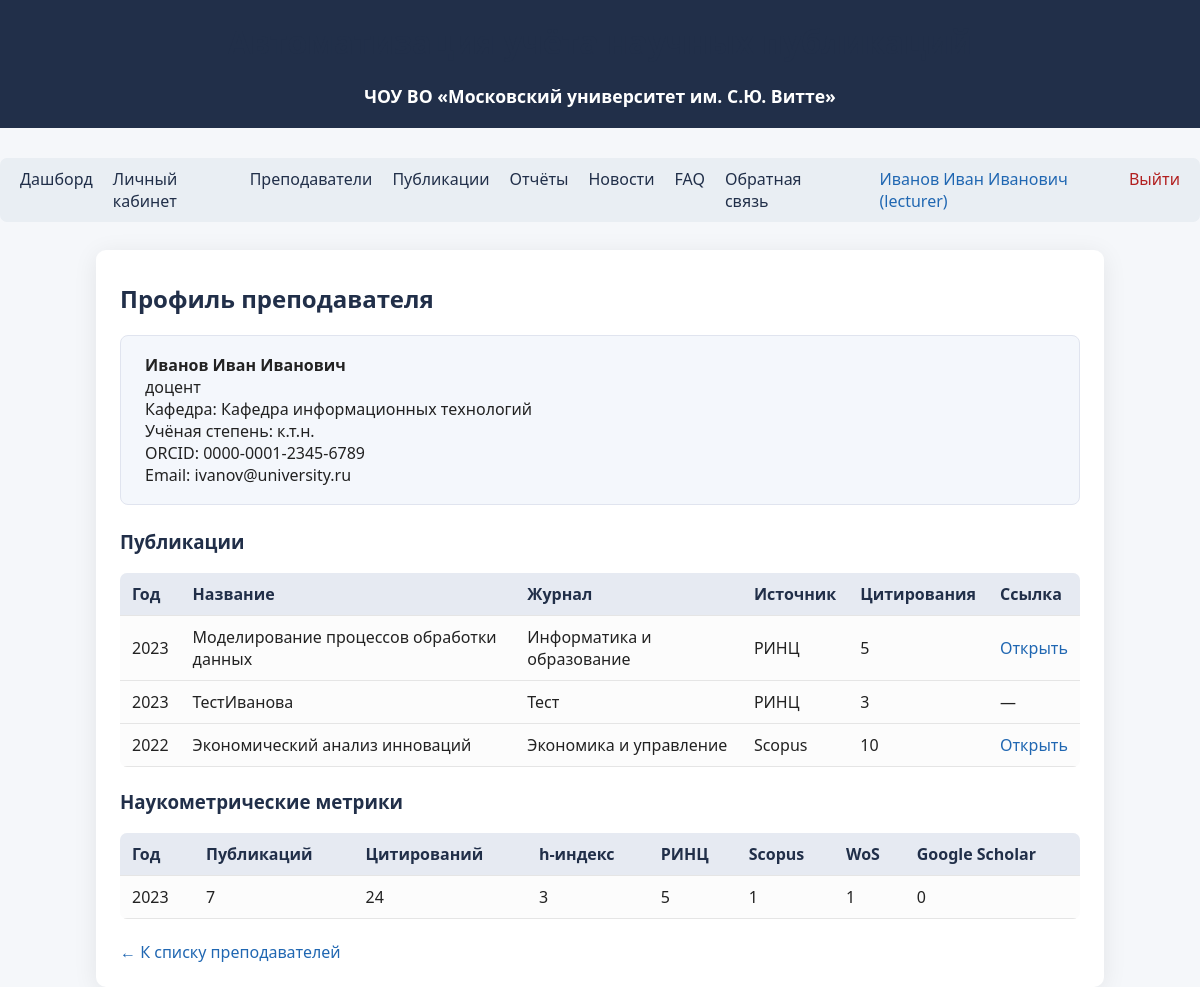
The app's page /lecturer/1 (signed in) with its own data.
### tables this page shows
CREATE TABLE users (
            id INTEGER PRIMARY KEY AUTOINCREMENT,
            fio TEXT,
            email TEXT UNIQUE,
            password TEXT,
            role TEXT,
            lecturer_id INTEGER
        );

CREATE TABLE lecturers (
            id INTEGER PRIMARY KEY AUTOINCREMENT,
            fio TEXT,
            position TEXT,
            department TEXT,
            academic_degree TEXT,
            orcid TEXT,
            email TEXT
        );

CREATE TABLE publications (
            id INTEGER PRIMARY KEY AUTOINCREMENT,
            title TEXT,
            year INTEGER,
            journal TEXT,
            source TEXT,
            link TEXT,
            citations INTEGER,
            doi TEXT,
            file_path TEXT,
            status TEXT DEFAULT 'new',
            review_comment TEXT,
            revision_deadline TEXT,
            reviewer_id INTEGER
        );

CREATE TABLE metrics (
            id INTEGER PRIMARY KEY AUTOINCREMENT,
            lecturer_id INTEGER,
            year INTEGER,
            total_publications INTEGER,
            total_citations INTEGER,
            h_index INTEGER,
            rinz INTEGER,
            scopus INTEGER,
            wos INTEGER,
            gs INTEGER,
            FOREIGN KEY(lecturer_id) REFERENCES lecturers(id)
        );

### app/routes.py (the view)
@bp.route('/lecturer/<int:lecturer_id>')
def lecturer_profile(lecturer_id):
    lecturer = get_lecturer_by_id(lecturer_id)
    pubs = get_publications_by_lecturer(lecturer_id)
    metrics = get_metrics_by_lecturer(lecturer_id)
    return render_template('lecturer_profile.html', lecturer=lecturer, pubs=pubs, metrics=metrics)

### app/models.py (called while the page is built)
def get_db():
    db = getattr(g, '_database', None)
    if db is None:
        db = g._database = sqlite3.connect(DATABASE)
        db.row_factory = sqlite3.Row
    return db

def get_user_by_id(user_id):
    db = get_db()
    user = db.execute(
        "SELECT * FROM users WHERE id = ?", (user_id,)
    ).fetchone()
    return user

def get_lecturer_by_id(lecturer_id):
    db = get_db()
    return db.execute(
        "SELECT * FROM lecturers WHERE id = ?", (lecturer_id,)
    ).fetchone()

def get_publications_by_lecturer(lecturer_id):
    db = get_db()
    pubs = db.execute(
        "SELECT p.* FROM publications p "
        "JOIN lecturer_publications lp ON p.id = lp.publication_id "
        "WHERE lp.lecturer_id = ? ORDER BY p.year DESC",
        (lecturer_id,)
    ).fetchall()
    return pubs

def get_metrics_by_lecturer(lecturer_id):
    db = get_db()
    return db.execute(
        "SELECT * FROM metrics WHERE lecturer_id = ? ORDER BY year DESC",
        (lecturer_id,)
    ).fetchall()

### app/routes.py (called while the page is built)
@bp.before_app_request
def load_logged_in_user():
    user_id = session.get('user_id')
    g.user = get_user_by_id(user_id) if user_id else None

### app/templates/lecturer_profile.html (shortened to what this page needs)
{% extends "base.html" %}
{% block content %}
<h2>Профиль преподавателя</h2>
<div class="profile-card">
    <b>{{ lecturer['fio'] }}</b><br>
    <span>{{ lecturer['position'] }}</span><br>
    <span>Кафедра: {{ lecturer['department'] }}</span><br>
    {% if lecturer['academic_degree'] %}<span>Учёная степень: {{ lecturer['academic_degree'] }}</span><br>{% endif %}
    {% if lecturer['orcid'] %}<span>ORCID: {{ lecturer['orcid'] }}</span><br>{% endif %}
    {% if lecturer['email'] %}<span>Email: {{ lecturer['email'] }}</span><br>{% endif %}
</div>
<h3>Публикации</h3>
{% if pubs %}
    <table>
        <thead>
            <tr>
                <th>Год</th>
                <th>Название</th>
                <th>Журнал</th>
                <th>Источник</th>
                <th>Цитирования</th>
                <th>Ссылка</th>
            </tr>
        </thead>
        <tbody>
        {% for pub in pubs %}
            <tr>
                <td>{{ pub['year'] }}</td>
                <td>{{ pub['title'] }}</td>
                <td>{{ pub['journal'] }}</td>
                <td>{{ pub['source'] }}</td>
                <td>{{ pub['citations']|default(0) }}</td>
                <td>
                    {% if pub['link'] %}
                        <a href="{{ pub['link'] }}" target="_blank">Открыть</a>
                    {% else %}
                        —
                    {% endif %}
                </td>
            </tr>
        {% endfor %}
        </tbody>
    </table>
{% else %}
    <div>Публикации отсутствуют.</div>
{% endif %}
<h3>Наукометрические метрики</h3>
{% if metrics %}
    <table>
        <thead>
            <tr>
                <th>Год</th>
                <th>Публикаций</th>
                <th>Цитирований</th>
                <th>h-индекс</th>
                <th>РИНЦ</th>
                <th>Scopus</th>
                <th>WoS</th>
                <th>Google Scholar</th>
            </tr>
        </thead>
        <tbody>
        {% for m in metrics %}
            <tr>
                <td>{{ m['year'] }}</td>
                <td>{{ m['total_publications'] }}</td>
                <td>{{ m['total_citations'] }}</td>
                <td>{{ m['h_index'] }}</td>
                <td>{{ m['rinz'] }}</td>
                <td>{{ m['scopus'] }}</td>
                <td>{{ m['wos'] }}</td>
                <td>{{ m['gs'] }}</td>
            </tr>
        {% endfor %}
        </tbody>
    </table>
{% else %}
    <div>Метрики не заданы.</div>
{% endif %}
<a href="{{ url_for('main.lecturers') }}">← К списку преподавателей</a>
{% endblock %}

### app/templates/base.html (shortened to what this page needs)
<!DOCTYPE html>
<html lang="ru">
<head>
    <link rel="stylesheet" href="{{ url_for('static', filename='css/style.css') }}">
</head>
<body>
    <div class="header">
        <h1>Автоматизация учёта научных публикаций</h1>
        <div style="font-size:1.1em;margin-top:5px;">
            <b>ЧОУ ВО «Московский университет им. С.Ю. Витте»</b>
        </div>
    </div>
    <nav>
        {% if g.user %}
            <a href="{{ url_for('main.dashboard') }}">Дашборд</a>
        {% endif %}
        <a href="{{ url_for('main.profile') }}">Личный кабинет</a>
        <a href="{{ url_for('main.lecturers') }}">Преподаватели</a>
        <a href="{{ url_for('main.publications') }}">Публикации</a>
        <a href="{{ url_for('main.reports') }}">Отчёты</a>
        <a href="{{ url_for('main.news_list') }}">Новости</a>
        <a href="{{ url_for('main.faq') }}">FAQ</a>
        <a href="{{ url_for('main.feedback') }}">Обратная связь</a>
        <span style="margin-left:25px;color:#2067b2;">
            {% if g.user %}
                {{ g.user['fio']|default('Пользователь') }} ({{ g.user['role']|default('') }})
            {% endif %}
        </span>
        {% if g.user %}
            <a href="{{ url_for('main.logout') }}" style="margin-left:auto;color:#b21f1f;">Выйти</a>
        {% else %}
            <a href="{{ url_for('main.login') }}" style="margin-left:auto;color:#2067b2;">Войти</a>
        {% endif %}
    </nav>
    <div class="container">
        {% block content %}{% endblock %}
    </div>
</body>
</html>

### app/static/css/style.css (style rules this page uses)
body { font-family: 'Segoe UI', Arial, sans-serif; background: #f5f7fa; margin: 0; padding: 0; color: #222; }
.header { background: #212f49; color: #fff; padding: 20px 0; text-align: center; margin-bottom: 30px; }
.container { max-width: 960px; margin: 0 auto; background: #fff; padding: 32px 24px 24px 24px; border-radius: 10px; box-shadow: 0 4px 24px 0 rgba(0,0,0,0.08); }
h1, h2, h3 { color: #212f49; margin-top: 0; }
a { color: #2067b2; text-decoration: none; }
nav { margin-bottom: 28px; background: #e9eef3; padding: 10px 20px; border-radius: 7px; display: flex; gap: 20px; justify-content: center; }
nav a { color: #212f49; font-weight: 500; }
table { border-collapse: collapse; width: 100%; margin-bottom: 22px; background: #fcfcfc; border-radius: 7px; overflow: hidden; }
th, td { padding: 10px 12px; text-align: left; border-bottom: 1px solid #e5e5e5; }
th { background: #e6eaf2; color: #212f49; font-weight: 600; }
.profile-card { background: #f4f7fc; border: 1px solid #e0e4ef; padding: 18px 24px; border-radius: 8px; margin-bottom: 24px; }

### records on screen
users: user.fio "Иванов Иван Иванович", user.role "lecturer"
lecturers: fio "Иванов Иван Иванович", position "доцент", department "Кафедра информационных технологий", academic_degree "к.т.н.", orcid "0000-0001-2345-6789", email "ivanov@university.ru"
publications: year "2023", title "Моделирование процессов обработки данных", journal "Информатика и образование", source "РИНЦ", citations "5"
publications: year "2023", title "ТестИванова", journal "Тест", source "РИНЦ", citations "3"
publications: year "2022", title "Экономический анализ инноваций", journal "Экономика и управление", source "Scopus", citations "10"
metrics: year "2023", total_publications "7", total_citations "24", h_index "3", rinz "5", scopus "1", wos "1", gs "0"
